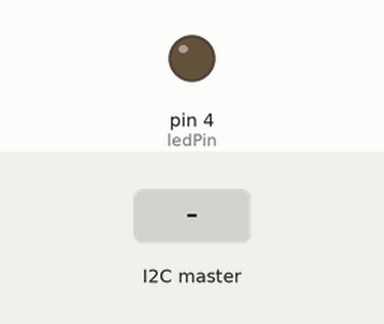
The sketch below on a simulated Arduino Uno, built with avr-gcc and run on an emulated ATmega328P. Parts: output pins drawn as LEDs (lit = HIGH). The inputs (shaded band) are chosen by the test bench.

Above: at 1.2 s.
1.3 s: the I2C master sends the byte 1
At 2.1 s:
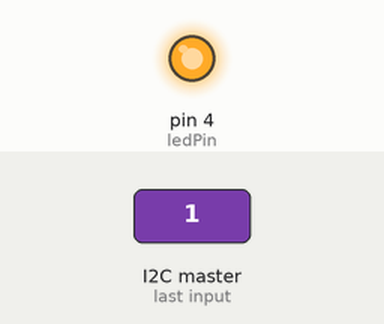
2.8 s: the I2C master sends the byte 0
At 3.2 s:
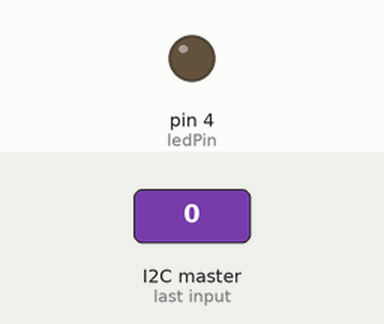
4.3 s: the I2C master sends the byte 2
At 5.5 s:
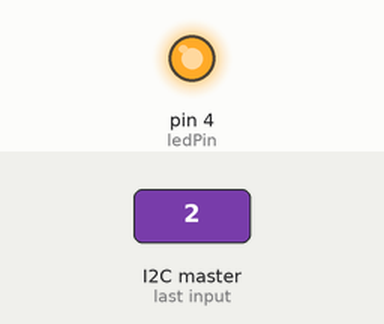
Timing chart, 0 to 7.3 s (numbered marks = the images above; inputs shaded):
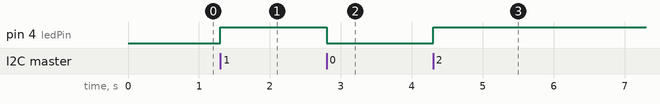

Measured:
- after the input at 1.3 s, pin 4 (ledPin): LOW → HIGH at once
- after the input at 2.8 s, pin 4 (ledPin): HIGH → LOW at once
- after the input at 4.3 s, pin 4 (ledPin): LOW → HIGH at once

The sketch:

BasicLEDTest.ino.ino
```cpp
#include <Wire.h>
#define SLAVE_ADDRESS 0x08

const int ledPin = 4;

void setup() {
  // Join I2C bus as slave with address 8
  Wire.begin(0x8);

  // Call receiveEvent when data received
  Wire.onReceive(receiveEvent);

  // Setup pin 13 as output and turn LED off
  pinMode(ledPin, OUTPUT);
  digitalWrite(ledPin, LOW);
}

// Function that executes whenever data is received from master
void receiveEvent(int howMany) {
  while (Wire.available()) { // loop through all but the last
    char c = Wire.read(); // receive byte as a character
    digitalWrite(ledPin, c);
  }
}
void loop() {
  delay(100);
}
```
